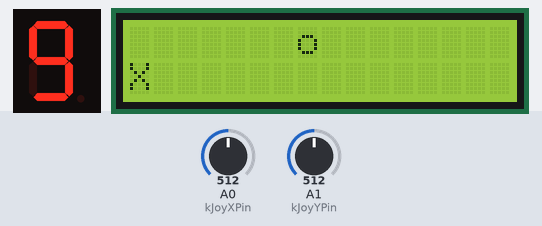
A sketch run on a simulated Arduino Uno, built with avr-gcc and run on an emulated ATmega328P. On the bench: 1-digit seven-segment display, 16×2 character LCD. Wiring (inferred from the names in the program): 1-digit 7-segment display, segments lit when HIGH: segments pin 8, pin 9, A4, A3, A2, pin 7, pin 5, pin 3. The test bench sets the inputs (shaded band); at power-on: A1 (kJoyYPin) = 512, A0 (kJoyXPin) = 512. Random numbers use the default seed unless the sketch sets one; the segment pins are drawn as the display they are named for; what the sketch prints to the serial monitor is not drawn.

Above: at 1.2 s.
1.3 s: A1 (kJoyYPin) set to 219
3.6 s: A1 (kJoyYPin) set to 185
At 4.9 s:
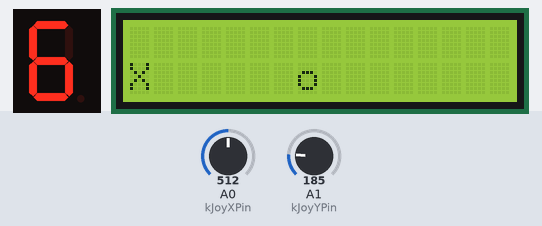
6.6 s: A0 (kJoyXPin) set to 782
8.7 s: A0 (kJoyXPin) set to 808
At 11.0 s:
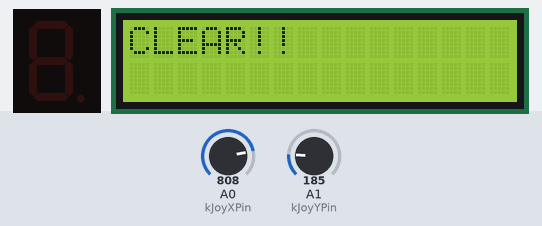
11.3 s: A0 (kJoyXPin) set to 790
At 14.15 s:
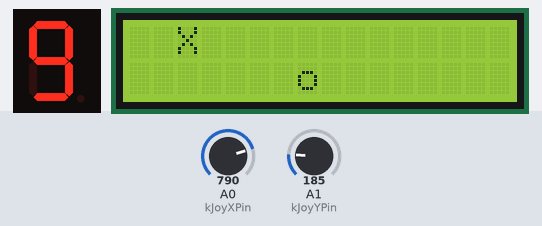
14.3 s: A1 (kJoyYPin) set to 810
At 15.3 s:
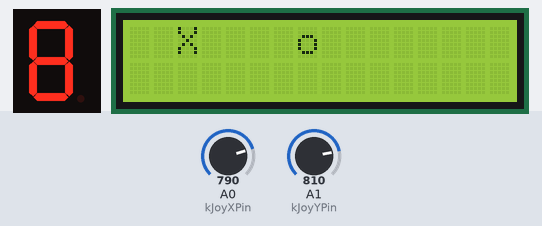
Timing chart, 0 to 17.3 s (numbered marks = the images above; inputs shaded):
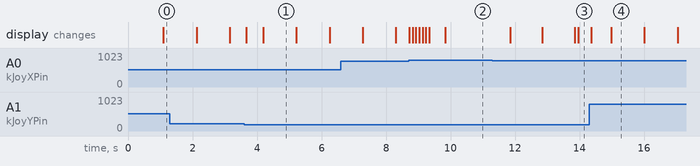

Measured:
- the behaviour switches between 201 and 200 on A1 (kJoyYPin) (found by bisection; images 0 and 1)
- the behaviour switches between 799 and 800 on A0 (kJoyXPin) (found by bisection; images 1 and 2)
- what the display in image 1 shows lasts 1.0 s, from 4.2 s to 5.2 s

The sketch:

LCD_game.ino
```cpp
#include <LiquidCrystal.h>

namespace {

constexpr int kJoyXPin = A0;
constexpr int kJoyYPin = A1;
constexpr int kSegmentPinA = 8;
constexpr int kSegmentPinB = 9;
constexpr int kSegmentPinC = A4;
constexpr int kSegmentPinD = A3;
constexpr int kSegmentPinE = A2;
constexpr int kSegmentPinF = 7;
constexpr int kSegmentPinG = 5;
constexpr int kSegmentPinDp = 3;
constexpr int kSegmentPinCount = 8;
constexpr int kLcdRsPin = 4;
constexpr int kLcdEnablePin = 6;
constexpr int kLcdDataPin4 = 10;
constexpr int kLcdDataPin5 = 11;
constexpr int kLcdDataPin6 = 12;
constexpr int kLcdDataPin7 = 13;
constexpr int kLcdColumns = 16;
constexpr int kLcdRows = 2;
constexpr int kInitialPlayerX = 7;
constexpr int kInitialPlayerY = 0;
constexpr int kInitialTimerSeconds = 9;
constexpr unsigned long kCountdownIntervalMs = 1000;
constexpr int kJoystickLowThreshold = 200;
constexpr int kJoystickHighThreshold = 800;
constexpr unsigned long kFrameDelayMs = 100;
constexpr unsigned long kGoalMessageDelayMs = 500;
constexpr unsigned long kClearMessageDelayMs = 2000;
constexpr unsigned long kStartMessageDelayMs = 1000;
constexpr int kRandomSeedPin = A5;
constexpr int kTopRow = 0;
constexpr int kBottomRow = 1;
constexpr bool kSegmentPatterns[10][kSegmentPinCount] = {
    {true, true, true, true, true, true, false, false},
    {false, true, true, false, false, false, false, false},
    {true, true, false, true, true, false, true, false},
    {true, true, true, true, false, false, true, false},
    {false, true, true, false, false, true, true, false},
    {true, false, true, true, false, true, true, false},
    {true, false, true, true, true, true, true, false},
    {true, true, true, false, false, false, false, false},
    {true, true, true, true, true, true, true, false},
    {true, true, true, true, false, true, true, false},
};

LiquidCrystal lcd(kLcdRsPin, kLcdEnablePin, kLcdDataPin4, kLcdDataPin5, kLcdDataPin6, kLcdDataPin7);
const int kSegmentPins[kSegmentPinCount] = {
    kSegmentPinA,
    kSegmentPinB,
    kSegmentPinC,
    kSegmentPinD,
    kSegmentPinE,
    kSegmentPinF,
    kSegmentPinG,
    kSegmentPinDp,
};

struct Position {
    int x;
    int y;
};

struct GameState {
    Position player;
    Position target;
    int remaining_seconds;
    unsigned long previous_time_ms;
};

GameState game_state = {{kInitialPlayerX, kInitialPlayerY}, {0, 0}, kInitialTimerSeconds, 0};

/**
 * @brief Turn off every segment on the 7-segment LED.
 */
void clear_segment_display() {
    for (int index = 0; index < kSegmentPinCount; ++index) {
        digitalWrite(kSegmentPins[index], LOW);
    }
}

/**
 * @brief Show one digit on the 7-segment LED.
 * @param number Digit from 0 to 9.
 */
void show_number(const int number) {
    clear_segment_display();
    if (number < 0 || number > 9) {
        return;
    }

    for (int index = 0; index < kSegmentPinCount; ++index) {
        digitalWrite(kSegmentPins[index], kSegmentPatterns[number][index] ? HIGH : LOW);
    }
}

/**
 * @brief Create a random target position on the LCD.
 * @return New target position.
 */
Position make_random_target() {
    return {random(0, kLcdColumns), random(0, kLcdRows)};
}

/**
 * @brief Reset the player and timer for a new round.
 */
void reset_round() {
    game_state.player = {kInitialPlayerX, kInitialPlayerY};
    game_state.target = make_random_target();
    game_state.remaining_seconds = kInitialTimerSeconds;
    game_state.previous_time_ms = millis();
}

/**
 * @brief Initialize all segment pins as outputs.
 */
void setup_segment_pins() {
    for (int index = 0; index < kSegmentPinCount; ++index) {
        pinMode(kSegmentPins[index], OUTPUT);
    }
    clear_segment_display();
}

/**
 * @brief Keep the player position inside the LCD bounds.
 */
void clamp_player_position() {
    if (game_state.player.x < 0) {
        game_state.player.x = 0;
    }
    if (game_state.player.x >= kLcdColumns) {
        game_state.player.x = kLcdColumns - 1;
    }
    if (game_state.player.y < kTopRow) {
        game_state.player.y = kTopRow;
    }
    if (game_state.player.y > kBottomRow) {
        game_state.player.y = kBottomRow;
    }
}

/**
 * @brief Update player position from joystick input.
 */
void update_player_from_joystick() {
    const int x_value = analogRead(kJoyXPin);
    if (x_value <= kJoystickLowThreshold) {
        game_state.player.x += 1;
    } else if (x_value >= kJoystickHighThreshold) {
        game_state.player.x -= 1;
    }

    const int y_value = analogRead(kJoyYPin);
    if (y_value <= kJoystickLowThreshold) {
        game_state.player.y = kBottomRow;
    } else if (y_value >= kJoystickHighThreshold) {
        game_state.player.y = kTopRow;
    }

    clamp_player_position();
}

/**
 * @brief Draw the target and player on the LCD.
 */
void draw_game_screen() {
    lcd.clear();
    lcd.setCursor(game_state.target.x, game_state.target.y);
    lcd.print("X");
    lcd.setCursor(game_state.player.x, game_state.player.y);
    lcd.print("o");
}

/**
 * @brief Show the game over message and start a new round.
 */
void handle_time_up() {
    lcd.clear();
    lcd.print("GAME OVER...");
    Serial.println("Time Up!");
    clear_segment_display();
    delay(kClearMessageDelayMs);
    reset_round();
}

/**
 * @brief Show the clear sequence and start the next round.
 */
void handle_goal_reached() {
    lcd.clear();
    lcd.setCursor(game_state.player.x, game_state.player.y);
    lcd.print("OK!");
    delay(kGoalMessageDelayMs);

    lcd.clear();
    lcd.print("CLEAR!!");
    clear_segment_display();
    delay(kClearMessageDelayMs);

    reset_round();

    lcd.clear();
    lcd.setCursor(game_state.target.x, game_state.target.y);
    lcd.print("X");
    delay(kStartMessageDelayMs);

    lcd.clear();
    lcd.print("START!!");
    delay(kStartMessageDelayMs);
}

/**
 * @brief Update the countdown once per second.
 */
void update_countdown() {
    const unsigned long current_time_ms = millis();
    if (current_time_ms - game_state.previous_time_ms < kCountdownIntervalMs) {
        return;
    }

    game_state.previous_time_ms = current_time_ms;

    if (game_state.remaining_seconds >= 0) {
        Serial.println(game_state.remaining_seconds);
        show_number(game_state.remaining_seconds);
        game_state.remaining_seconds -= 1;
        return;
    }

    handle_time_up();
}

/**
 * @brief Print initial debug information to the serial monitor.
 */
void print_startup_log() {
    Serial.println("START!");
    Serial.print("Target: ");
    Serial.print(game_state.target.x);
    Serial.print(",");
    Serial.println(game_state.target.y);
}

}  // namespace

void setup() {
    setup_segment_pins();

    Serial.begin(9600);
    lcd.begin(kLcdColumns, kLcdRows);
    lcd.clear();

    randomSeed(analogRead(kRandomSeedPin));
    reset_round();
    print_startup_log();
}

void loop() {
    update_countdown();
    update_player_from_joystick();

    if (game_state.player.x == game_state.target.x && game_state.player.y == game_state.target.y) {
        handle_goal_reached();
    }

    draw_game_screen();
    delay(kFrameDelayMs);
}
```
